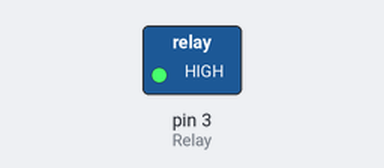
Recording of a sketch running on a simulated Arduino Uno, built with avr-gcc and run on an emulated ATmega328P. Shown: switched loads named in the sketch (green lamp = pin HIGH).

Above: at 1.0 s.
At 3.0 s:
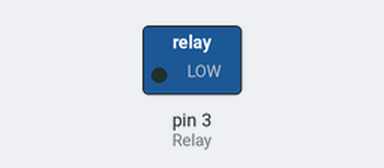
Timing chart, 0 to 5.2 s (numbered marks = the images above):
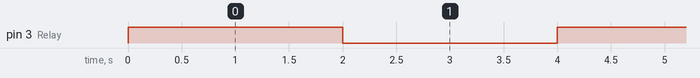

The sketch:

relay.ino
```cpp
int Relay = 3;

void setup() {
  pinMode(Relay, OUTPUT);     //Set Pin3 as output
}
void loop() {
  digitalWrite(Relay, HIGH);   //Turn on relay
  delay(2000);
  digitalWrite(Relay, LOW);    //Turn off relay
  delay(2000);
}
```

Measured:
- by itself, pin 3 (Relay): alternates HIGH for 2.0 s and LOW for 2.0 s
